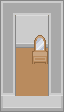

A level layout from a 2D game, rendered from its tile map. Below: a short description, then the map file with tile-grid data replaced by summaries:
An orthogonal 4x7 tile map with 16x16 px tiles, 6 tile layers (Land, Sea, Objects, Ground Overlay, ...) and 4 objects.

<map version="1.0" orientation="orthogonal" renderorder="right-down" width="4" height="7" tilewidth="16" tileheight="16" nextobjectid="12">
 <tileset firstgid="1" name="roguelikeSheet_transparent" tilewidth="16" tileheight="16" spacing="1" tilecount="1767">
  <image source="../Images/roguelikeSheet_transparent.png" width="968" height="526" />
 </tileset>
 <layer name="Land" width="4" height="7">
  <data>[28 cells, 28 non-empty, 1 distinct tile ids]</data>
 </layer>
 <layer name="Sea" width="4" height="7">
  <data>[28 cells, 0 non-empty, 0 distinct tile ids]</data>
 </layer>
 <layer name="Objects" width="4" height="7">
  <data>[28 cells, 23 non-empty, 10 distinct tile ids]</data>
 </layer>
 <layer name="Ground Overlay" width="4" height="7">
  <data>[28 cells, 0 non-empty, 0 distinct tile ids]</data>
 </layer>
 <objectgroup name="Signs" />
 <objectgroup name="Open Doors">
  <object id="2" gid="489" x="16" y="112" width="16" height="16" />
  <object id="3" gid="490" x="32" y="112" width="16" height="16">
   <properties>
    <property name="Connected" value="Maps/1.tmx" />
    <property name="GoX" value="57" />
    <property name="GoY" value="68" />
   </properties>
  </object>
  <object id="5" gid="261" x="16" y="48" width="16" height="16">
   <properties>
    <property name="Connected" value="Houses/3.tmx" />
    <property name="GoX" value="4" />
    <property name="GoY" value="5" />
   </properties>
  </object>
  <object id="6" gid="261" x="16" y="112" width="16" height="16">
   <properties>
    <property name="Connected" value="Maps/1.tmx" />
    <property name="GoX" value="56" />
    <property name="GoY" value="68" />
   </properties>
  </object>
 </objectgroup>
 <layer name="Doors/Windows/Roofs" width="4" height="7">
  <data>[28 cells, 1 non-empty, 1 distinct tile ids]</data>
 </layer>
 <layer name="Roof Overlay" width="4" height="7">
  <data>[28 cells, 0 non-empty, 0 distinct tile ids]</data>
 </layer>
</map>
